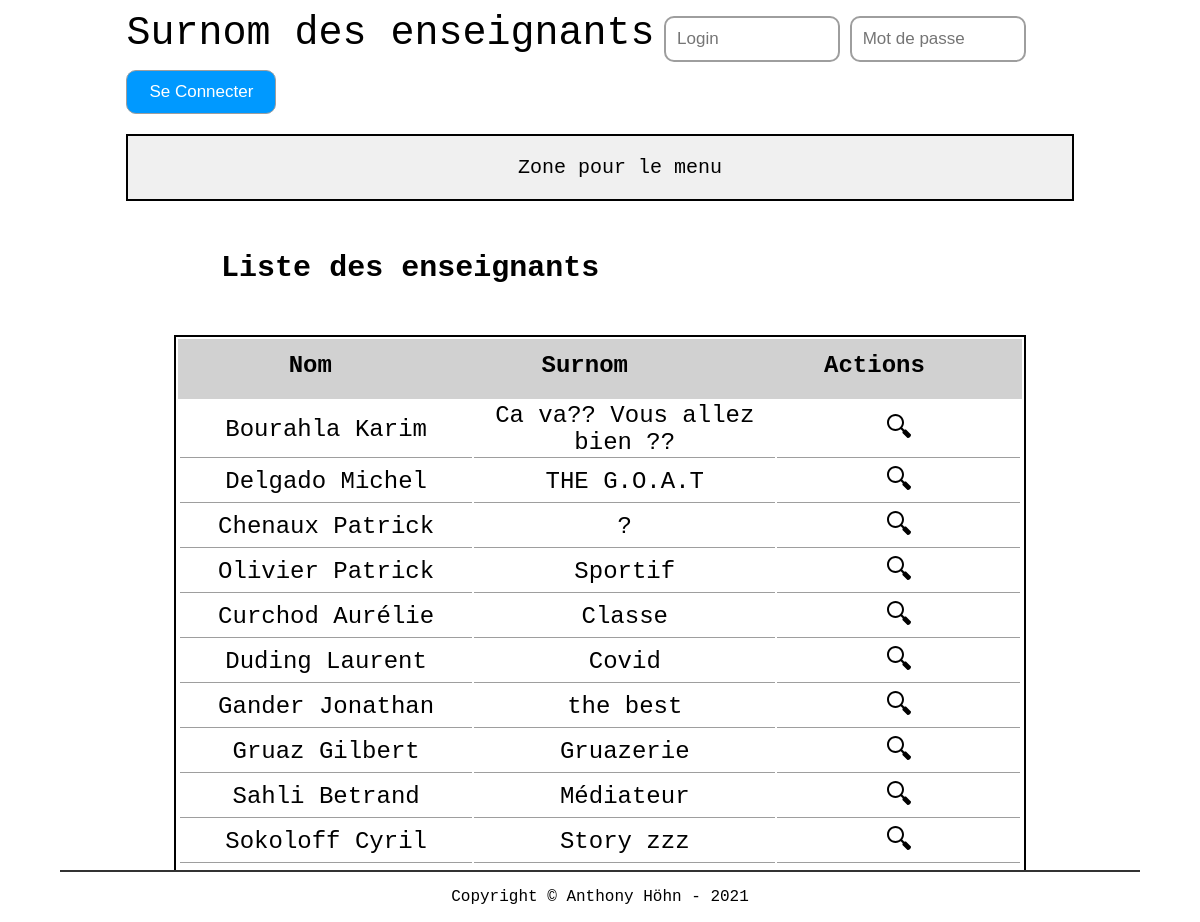
/src/php/index.php, run on an earlier commit of the app's database.
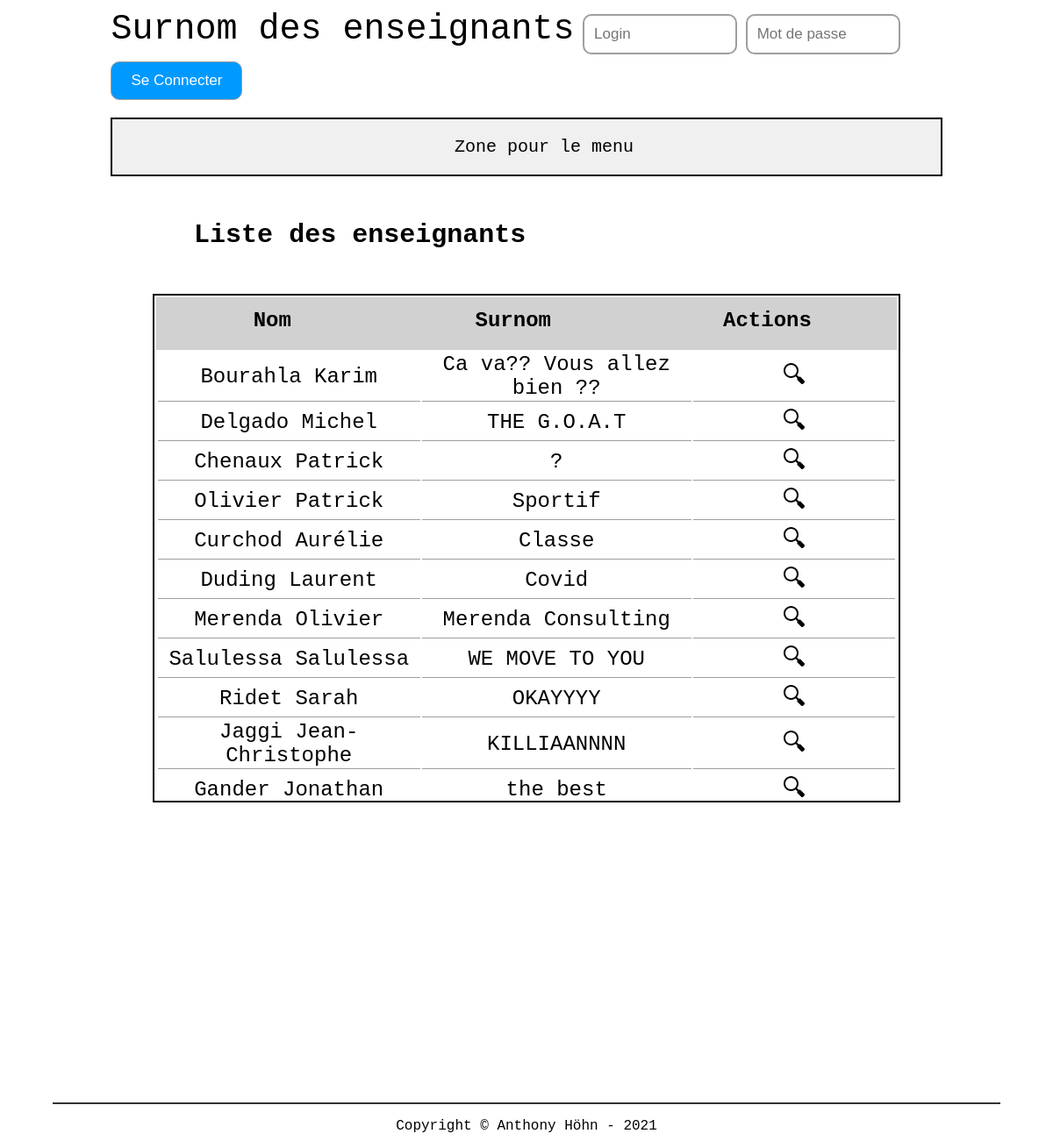
And on a later commit of the database.
### tables this page shows
CREATE TABLE t_teacher(
	idTeacher int AUTO_INCREMENT PRIMARY KEY,
	teaFirstname varchar(50) NOT NULL,
	teaName varchar(50) NOT NULL,
	teaGender char(1) NOT NULL,
	teaNickname varchar(100) NOT NULL,
	teaOrigin varchar(255) NOT NULL);

### src/php/util.php (called while the page is built, shortened)
<?php
function isLogged() {
    return false;
}
?>

### src/php/lib/database.php (called while the page is built, shortened)
<?php
 class Database {
    private $connector;
    public function __construct(){
    try{
        $this->connector = new PDO("mysql:host=localhost;dbname=db_nickname_anthohn;charset=utf8", "dbNicknameUser", "grp2B_21");
        }
        catch(PDOException $e)
        {
            die("<h1>Impossible de se connecter à la base de données</h1> erreur :". $e->getMessage());
        }
    }
    private function querySimpleExecute($query){
        $req = $this->connector->query($query);
        return $req;
    }
    private function formatData($req){
        $results = $req->fetchALL(PDO::FETCH_ASSOC);
        return $results;
    }
    public function getAllTeachers(){
        $query = "SELECT * FROM t_teacher";
        $reqExecuted = $this->querySimpleExecute($query);
        $results = $this->formatData($reqExecuted);
        return $results;
    }
}
?>

### src/php/index.php (the view, shortened to what this page needs)
<?php
require "header.php";
$teachers = $db->getAllTeachers();
?>
<table class="scroll">
    <thead>
        <tr>
            <h3>Liste des enseignants</h3>
            <th>Nom</th>
            <th>Surnom</th>
            <th>Actions</th>
        </tr>
    <thead>
    <tbody>
    <?php foreach($teachers as $teacher): ?>
        <tr>
            <td><?= $teacher["teaName"] ?><?= " ";?><?= $teacher["teaFirstname"] ?></td>
            <td><?= $teacher["teaNickname"] ?></td>
            <td>
                <a href="detail.php?idTeacher=<?= $teacher["idTeacher"]; ?>"><img src="../../userContent/search.svg"></img></a>
            </td>
        </tr>
        <?php endforeach; ?>
    </tbody>
</table>
<?php require "footer.php";

### src/php/header.php (shortened to what this page needs)
<?php
require "lib/database.php";
require "util.php";
$db = new Database();
?>
<!DOCTYPE html>
<html lang="fr">
    <head>
        <link href="../../resources/css/style.css" rel="stylesheet" type="text/css" />
    </head>
    <body>
    <main>
        <table>
        <div class="topnav">
                <div class="login-container">
                    <?php if(!isLogged()): ?>
                    <form method="post" action="">
                    <label>Surnom des enseignants</label>
                        <input type="text" placeholder="Login" name="login">
                        <input type="password" placeholder="Mot de passe" name="psw">
                        <button type="submit" name="forminscription">Se Connecter</button>
                    </form>
                    <?php else: ?>
                        <a href="index.php?auth=logout">Se deconnecter</a>
                    <?php endif; ?>
                </div>
            </div>
            <nav class="navBar">
                <ul>
                    <li>Zone pour le menu</li>
                </ul>
            </nav>

### src/php/footer.php
</main>
<footer>
        <p>Copyright © Anthony Höhn - 2021</p>
    </footer>
    </body>
</html>

### resources/css/style.css (style rules this page uses)
html { font-family: 'Courier New', Courier, monospace; }
main { width: 80%; margin-left: 10%; }
li { list-style-type: none; }
h3 { margin: 0; padding: 50px; }
.navBar { position: relative; margin: auto; border: 2px solid black; background-color: rgb(240, 240, 240); font-size: 20px; text-align: center; }
h3, h4 { max-width: 80%; position: relative; margin: auto; font-size: 30px; }
.scroll { border: 2px solid black; width: 90%; margin-left: 5%; }
.scroll thead { background-color: rgb(209, 209, 209); font-size: 24px; padding-top:10px; height: 20px; display:block; }
.scroll tbody { width: 100%; display:block; overflow-y: scroll; max-height:32em; }
.scroll th { width: 500px; text-align: center; }
.scroll td { border-bottom: 1px solid rgb(158, 158, 158); font-size: 24px; height: 40px; width: 500px; text-align: center; }
footer { position: fixed; left: 0; bottom: 0; margin-left: 5%; width: 90%; background-color: white; border-top: 2px solid rgb(51, 51, 51); text-align: center; }
.topnav { width: 100%; overflow: hidden; margin-bottom: 20px; }
.topnav .login-container { float: left; }
.topnav input { padding: 11px; margin-top: 8px; font-size: 17px; border: none; width: 150px; border-radius: 10px; border: 2px solid rgb(158, 158, 158); }
.topnav .login-container button { padding: 11px; margin-top: 8px; font-size: 17px; border: none; width: 150px; border-radius: 10px; background-color: rgb(0, 153, 255); color: white; border: 1px solid rgb(158, 158, 158); }
.topnav .login-container label { font-size: 40px; }
label { font-size: 18px; }

What changed in the data, as far as the page shows it:
removed t_teacher: teaName "Gruaz", teaFirstname "Gilbert", teaNickname "Gruazerie"
removed t_teacher: teaName "Sahli", teaFirstname "Betrand", teaNickname "Médiateur"
removed t_teacher: teaName "Sokoloff", teaFirstname "Cyril", teaNickname "Story zzz"
added t_teacher: teaName "Merenda", teaFirstname "Olivier", teaNickname "Merenda Consulting"
added t_teacher: teaName "Salulessa", teaFirstname "Salulessa", teaNickname "WE MOVE TO YOU"
added t_teacher: teaName "Ridet", teaFirstname "Sarah", teaNickname "OKAYYYY"
added t_teacher: teaName "Jaggi", teaFirstname "Jean-Christophe", teaNickname "KILLIAANNNN"
